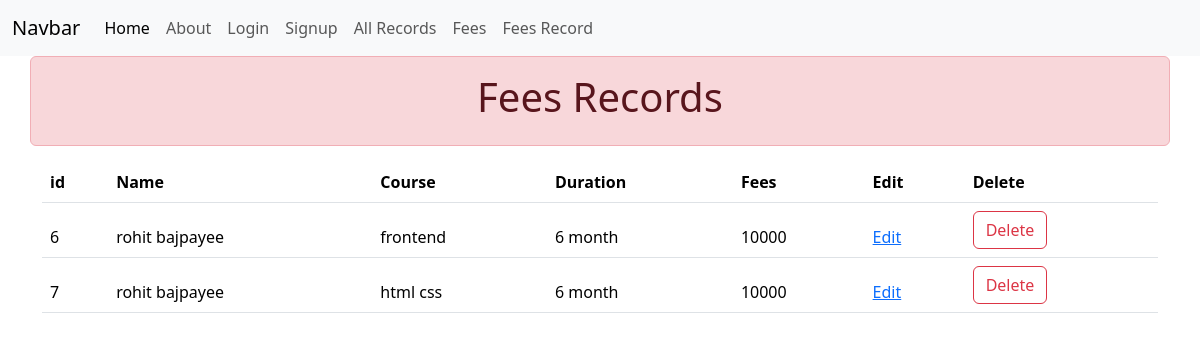
The page /fees/feesRecord/ on the database its author committed.
### fees/models.py (models this page shows, shortened)
class Fees(models.Model):
    name = models.CharField(max_length=100)
    course = models.CharField(max_length=100)
    duration = models.CharField(max_length=50)
    fees = models.IntegerField()

### fees/views.py (the view)
# urls.py: path('feesRecord/',views.showRecords,name='showRecords'),
def showRecords(request):
    records =Fees.objects.all()
    context = {
        'records': records
    }
    return render(request,'fees/feesRecord.html',context)

### templates/fees/feesRecord.html (shortened to what this page needs)
{% extends '../base.html'%}
{%block content%}
      <div class="container alert alert-danger">
        <h1 class="text-center">Fees Records</h1>
      </div>
      <div class="container">
        <table class="table">
          <thead>
            <tr>
              <th>id</th>
              <th>Name</th>
              <th>Course</th>
              <th>Duration</th>
              <th>Fees</th>
              <th>Edit</th>
              <th>Delete</th>
            </tr>
          {% for record in records %}
            <tr>
              <td>{{ record.id }}</td>
              <td>{{ record.name }}</td>
              <td>{{ record.course }}</td>
              <td>{{ record.duration }}</td>
              <td>{{ record.fees}}</td>
              <td>
                <a href="{% url 'FeesEdit' record.id %}">Edit</a>
              </td>
              <td>
                <a href="{% url 'Feesdelete' record.id %}" class="btn btn-outline-danger">Delete</a>
              </td>
            </tr>
          {% endfor %}
          </thead>
        </table>
      </div>
  </body>
</html>
{% endblock %}

### rows shown on the page
Fees: id "6", name "rohit bajpayee", course "frontend", duration "6 month", fees "10000"
Fees: id "7", name "rohit bajpayee", course "html css", duration "6 month", fees "10000"
